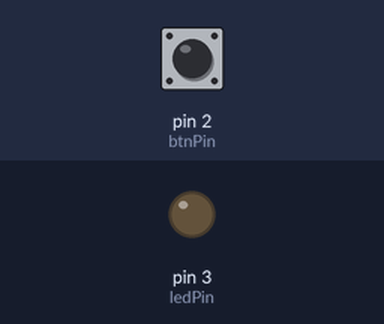
Recording of a sketch running on a simulated Arduino Uno, built with avr-gcc and run on an emulated ATmega328P. On the bench: output pins drawn as LEDs (lit = HIGH). The test bench sets the inputs (shaded band); at power-on: pin 2 (btnPin) HIGH.

Above: at 1.2 s.
1.3 s: pin 2 (btnPin) pulled LOW for 0.15 s
At 2.2 s:
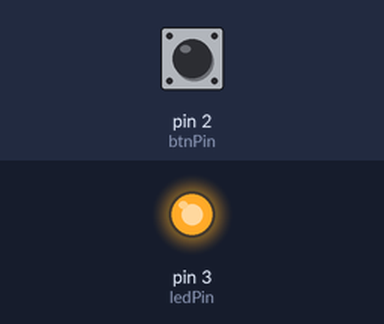
2.9 s: pin 2 (btnPin) pulled LOW for 1 s
At 3.4 s:
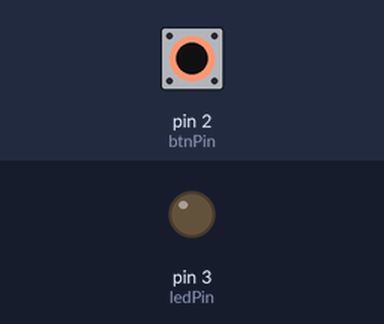
5.4 s: pin 2 (btnPin) pulled LOW for 3.2 s
At 6.5 s:
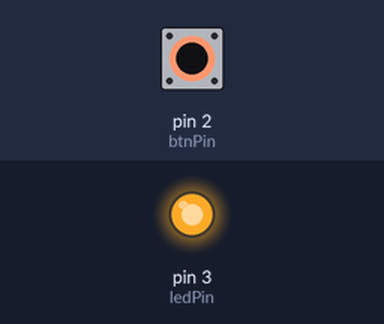
Timing chart, 0 to 8.4 s (numbered marks = the images above; inputs shaded):
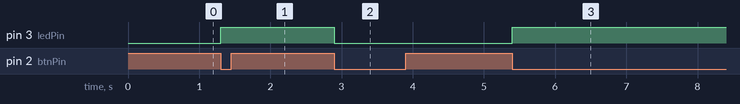

The sketch:

tes_button_hold.ino
```cpp
bool flag, state;
const int btnPin = 2;
const int ledPin = 3;


void setup() {
  // put your setup code here, to run once:
pinMode(btnPin, INPUT_PULLUP);
pinMode(ledPin, OUTPUT);
}

void loop() {
  // put your main code here, to run repeatedly:
if(!digitalRead(btnPin)){
if(!flag){
flag = true;
state = !state;
digitalWrite(ledPin, state);
}
} else {
flag = false;
}
}
```

Measured:
- after the input at 1.3 s, pin 3 (ledPin): LOW → HIGH at once
- after the input at 2.9 s, pin 3 (ledPin): HIGH → LOW at once
- after the input at 5.4 s, pin 3 (ledPin): LOW → HIGH at once
